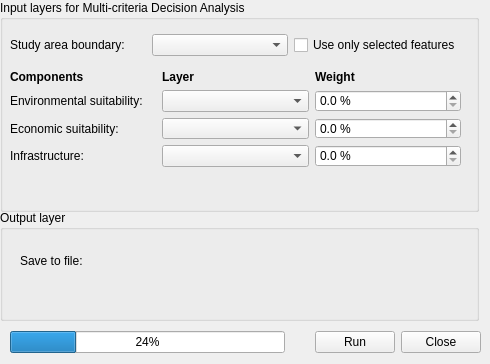
   <widget class="QWidget" name="mcda">
    <widget class="QgsCollapsibleGroupBox" name="groupbox_rasters_3">
     <property name="geometry">
      <rect>
       <x>0</x>
       <y>0</y>
       <width>479</width>
       <height>212</height>
      </rect>
     </property>
     <property name="title">
      <string>Input layers for Multi-criteria Decision Analysis</string>
     </property>
     <widget class="QWidget" name="layoutWidget_4">
      <property name="geometry">
       <rect>
        <x>10</x>
        <y>30</y>
        <width>451</width>
        <height>31</height>
       </rect>
      </property>
      <layout class="QGridLayout" name="gridLayout_14">
       <item row="0" column="2">
        <widget class="QCheckBox" name="mcda_chck_bx_use_selected_boundary">
         <property name="text">
          <string>Use only selected features</string>
         </property>
        </widget>
       </item>
       <item row="0" column="0">
        <widget class="QLabel" name="label_33">
         <property name="text">
          <string>Study area boundary: </string>
         </property>
        </widget>
       </item>
       <item row="0" column="1">
        <widget class="QgsMapLayerComboBox" name="mcda_map_layer_cmb_bx_boundary"/>
       </item>
      </layout>
     </widget>
     <widget class="QWidget" name="gridLayoutWidget_4">
      <property name="geometry">
       <rect>
        <x>10</x>
        <y>70</y>
        <width>451</width>
        <height>97</height>
       </rect>
      </property>
      <layout class="QGridLayout" name="gridLayout_11">
       <item row="0" column="2">
        <widget class="QLabel" name="label_34">
         <property name="maximumSize">
          <size>
           <width>1000</width>
           <height>160</height>
          </size>
         </property>
         <property name="font">
          <font>
           <weight>75</weight>
           <bold>true</bold>
          </font>
         </property>
         <property name="text">
          <string>Layer</string>
         </property>
        </widget>
       </item>
       <item row="2" column="0">
        <widget class="QLabel" name="label_27">
         <property name="text">
          <string>Economic suitability:</string>
         </property>
        </widget>
       </item>
       <item row="0" column="0">
        <widget class="QLabel" name="label_35">
         <property name="font">
          <font>
           <weight>75</weight>
           <bold>true</bold>
          </font>
         </property>
         <property name="text">
          <string>Components</string>
         </property>
        </widget>
       </item>
       <item row="1" column="0">
        <widget class="QLabel" name="label_36">
         <property name="text">
          <string>Environmental suitability: </string>
         </property>
        </widget>
       </item>
       <item row="0" column="3">
        <widget class="QLabel" name="label_37">
         <property name="font">
          <font>
           <weight>75</weight>
           <bold>true</bold>
          </font>
         </property>
         <property name="text">
          <string>Weight</string>
         </property>
         <property name="alignment">
          <set>Qt::AlignLeading|Qt::AlignLeft|Qt::AlignVCenter</set>
         </property>
        </widget>
       </item>
       <item row="1" column="3">
        <widget class="QgsDoubleSpinBox" name="mcda_dbl_spn_bx_env_weight">
         <property name="suffix">
          <string> %</string>
         </property>
         <property name="decimals">
          <number>1</number>
         </property>
        </widget>
       </item>
       <item row="2" column="3">
        <widget class="QgsDoubleSpinBox" name="mcda_dbl_spn_bx_econ_weight">
         <property name="suffix">
          <string> %</string>
         </property>
         <property name="decimals">
          <number>1</number>
         </property>
        </widget>
       </item>
       <item row="3" column="0">
        <widget class="QLabel" name="label_38">
         <property name="text">
          <string>Infrastructure: </string>
         </property>
        </widget>
       </item>
       <item row="3" column="3">
        <widget class="QgsDoubleSpinBox" name="mcda_dbl_spn_bx_infra_weight">
         <property name="suffix">
          <string> %</string>
         </property>
         <property name="decimals">
          <number>1</number>
         </property>
        </widget>
       </item>
       <item row="1" column="2">
        <widget class="QgsMapLayerComboBox" name="mcda_map_layer_cmb_bx_env"/>
       </item>
       <item row="2" column="2">
        <widget class="QgsMapLayerComboBox" name="mcda_map_layer_cmb_bx_econ"/>
       </item>
       <item row="3" column="2">
        <widget class="QgsMapLayerComboBox" name="mcda_map_layer_cmb_bx_infra"/>
       </item>
      </layout>
     </widget>
    </widget>
    <widget class="QgsCollapsibleGroupBox" name="mGroupBox_11">
     <property name="geometry">
      <rect>
       <x>0</x>
       <y>210</y>
       <width>479</width>
       <height>111</height>
      </rect>
     </property>
     <property name="title">
      <string>Output layer</string>
     </property>
     <widget class="QWidget" name="layoutWidget_14">
      <property name="geometry">
       <rect>
        <x>20</x>
        <y>30</y>
        <width>391</width>
        <height>42</height>
       </rect>
      </property>
      <layout class="QHBoxLayout" name="horizontalLayout_15">
       <item>
        <widget class="QLabel" name="label_77">
         <property name="text">
          <string>Save to file: </string>
         </property>
        </widget>
       </item>
       <item>
        <widget class="QgsFileWidget" name="mcda_file_wdgt_save_output">
         <property name="minimumSize">
          <size>
           <width>80</width>
           <height>35</height>
          </size>
         </property>
        </widget>
       </item>
      </layout>
     </widget>
    </widget>
    <widget class="QWidget" name="horizontalLayoutWidget_5">
     <property name="geometry">
      <rect>
       <x>10</x>
       <y>330</y>
       <width>471</width>
       <height>25</height>
      </rect>
     </property>
     <layout class="QHBoxLayout" name="horizontalLayout_16">
      <item>
       <widget class="QProgressBar" name="mcda_progress_bar">
        <property name="value">
         <number>24</number>
        </property>
       </widget>
      </item>
      <item>
       <spacer name="horizontalSpacer_15">
        <property name="orientation">
         <enum>Qt::Horizontal</enum>
        </property>
        <property name="sizeType">
         <enum>QSizePolicy::Fixed</enum>
        </property>
        <property name="sizeHint" stdset="0">
         <size>
          <width>24</width>
          <height>20</height>
         </size>
        </property>
       </spacer>
      </item>
      <item>
       <widget class="QPushButton" name="mcda_btn_run">
        <property name="text">
         <string>Run</string>
        </property>
       </widget>
      </item>
      <item>
       <widget class="QPushButton" name="mcda_btn_close">
        <property name="text">
         <string>Close</string>
        </property>
       </widget>
      </item>
     </layout>
    </widget>
   </widget>
